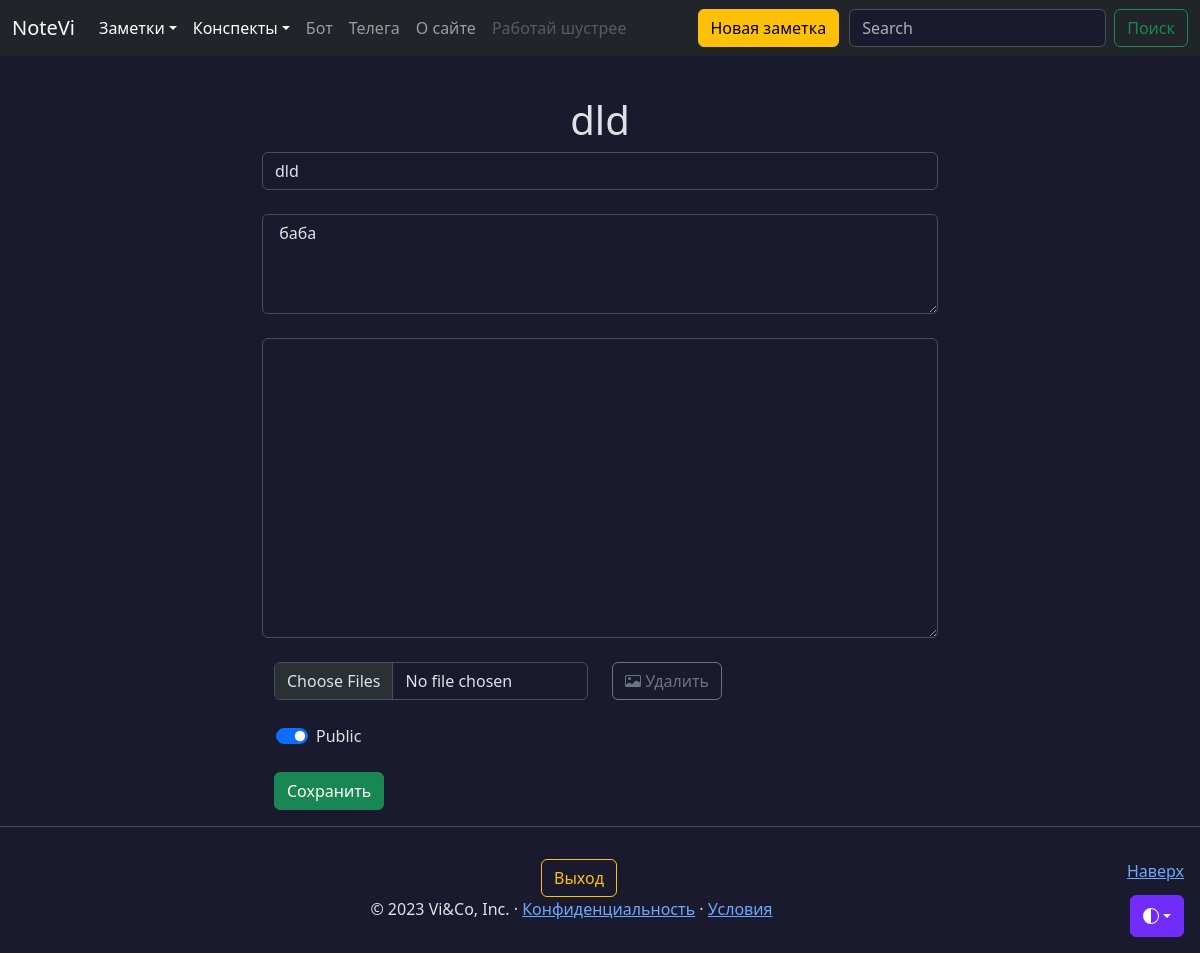
Page /notes/2/edit (signed in) on the committed database.
### models.py (models this page shows, shortened)
class Note(db.Model):
    id = db.Column(db.Integer, primary_key=True)
    title = db.Column(db.String(100), nullable=False, default=' ')
    intro = db.Column(db.String(200), nullable=False, default=' ')
    text = db.Column(db.Text, nullable=False, default=' ')
    user_id = db.Column(db.Integer,
                        db.ForeignKey('user.id'),)
    data = db.Column(db.Date, nullable=False, default=datetime.utcnow)
    favorites = db.relationship('User',
                                secondary='favorites',
                                backref=db.backref('favorite_notes',
                                                   lazy=True),
                                lazy='subquery')
    public = db.Column(db.String(8), default=None)
    files = db.relationship('File',
                            secondary='note_file',
                            lazy='subquery',
                            backref=db.backref('notes',
                                               lazy=True))
    @classmethod
    def get_by_id(cls, id_) -> 'Note':
        return cls.query.session.get(cls, id_)

### views/notes.py (the view, shortened to what this page needs)
@app.route('/notes/<int:note_id>/edit', methods=['POST', 'GET'])
@login_required
def edit_note(note_id):
    note = Note.get_by_id(note_id)
    if not current_user.is_author(note):
        flash('Вы не можете редактировать чужую заметку', 'danger')
        return redirect(url_for('notes'))
    endpoint = request.endpoint
    if not note:
        flash('Заметка не найдена', 'danger')
        return redirect(url_for('notes'))
    files = File.query.filter(File.notes.contains(note)).all()
    return render_template(
        'create_note.html', note=note, endpoint=endpoint, files=files
    )

### models.py (called while the page is built)
@login_manager.user_loader
def load_user(user_id):
    return db.session.query(User).get(user_id)

    def is_author(self, instance):
        return self.id == instance.user_id

### templates/create_note.html (shortened to what this page needs)
{% extends 'base.html' %}
{% block content %}
  <div class="container mt-5 col-lg-7">
    {% if endpoint == 'create_note' %}
    <h1 style="text-align: center; word-wrap: break-word;">Создай новую заметку</h1>
    {% else %}
    <h1 style="text-align: center; word-wrap: break-word;">{{ note.title }}</h1>
    {% endif %}
    <form method="post" enctype="multipart/form-data">
      <div class="form-control-wrapper">
        <input type="title" name="title" id="title" placeholder="Заголовок" class="form-control" {% if endpoint == "create_note" %} {% else %} value="{{ note.title }}" {% endif %} maxlength="100" required>
      </div><br>
      <div class="form-control-wrapper">
        <textarea name="intro" id="intro" placeholder="Ключевое знание" class="form-control" style="height: 100px;" maxlength="200">{% if endpoint == 'create_note' %} {% else %}{{ note.intro }}{% endif %}</textarea>
      </div><br>
      <div class="form-control-wrapper">
        <textarea name="text" id="text" placeholder="Текст заметки" class="form-control" style="height: 300px;" maxlength="10000">{% if endpoint == 'create_note' %} {% else %}{{ note.text }}{% endif %}</textarea>
      </div><br>
      <div class="container-fluid">
        <div class="row">
          <div class='col'>
            <input type=file name=files class="form-control" multiple="multiple">
          </div>
          {% if endpoint != 'create_note' %}
          <div class="col">
            <a href="{{ url_for('remove_files' , note_id=note.id) }}" class="btn btn-outline-secondary">
                Удалить
            </a>
          </div>
          {% endif %}
        </div>
        <div class="row">
          <div class="col form-check form-switch mb-3 mt-4" style="margin-left: 14px;">
            <input class="form-check-input" type="checkbox" name="public" id="flexSwitchCheckDefault" {% if endpoint == 'edit_note' and note.public == 'on' %} checked {% endif %}>
            <label class="form-check-label" for="flexSwitchCheckDefault">Public</label>
          </div>
        </div>
        <div class="row">
          <div class="col-9 mt-2">
            <input type="submit" value="Сохранить" class="btn btn-success">
          </div>
        </div>
      </div>
    </form>
  </div>
{% endblock %}

### static/css/base.css (style rules this page uses)
body { padding-top: 3rem; color: rgb(var(--bs-tertiary-color-rgb)); display: flex; flex-direction: column; height: 100%; }
.form-control-wrapper { position: relative; }
.bi { vertical-align: -.125em; fill: currentColor; }

### rows in the picture
Note: title "dld", intro "баба", public "☑"
